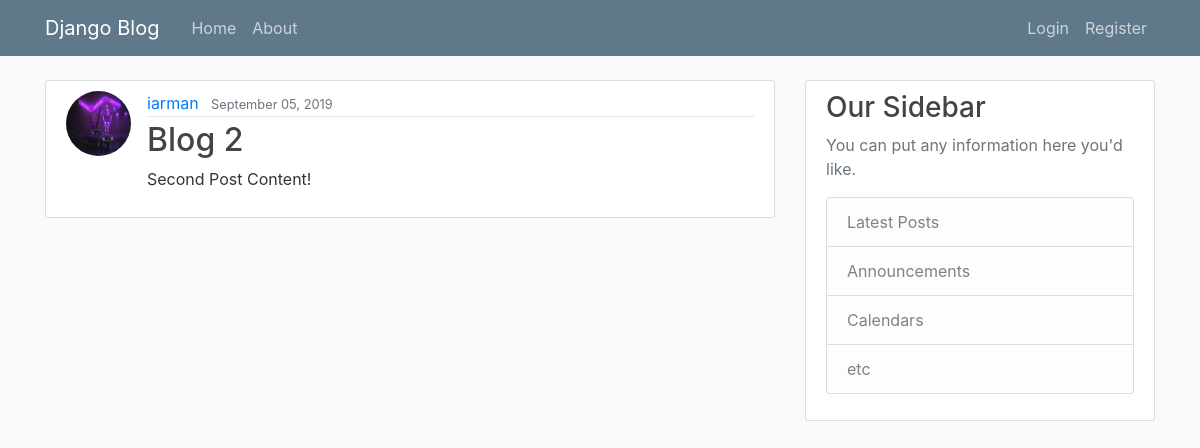
Before: /post/2/ with the older database file.
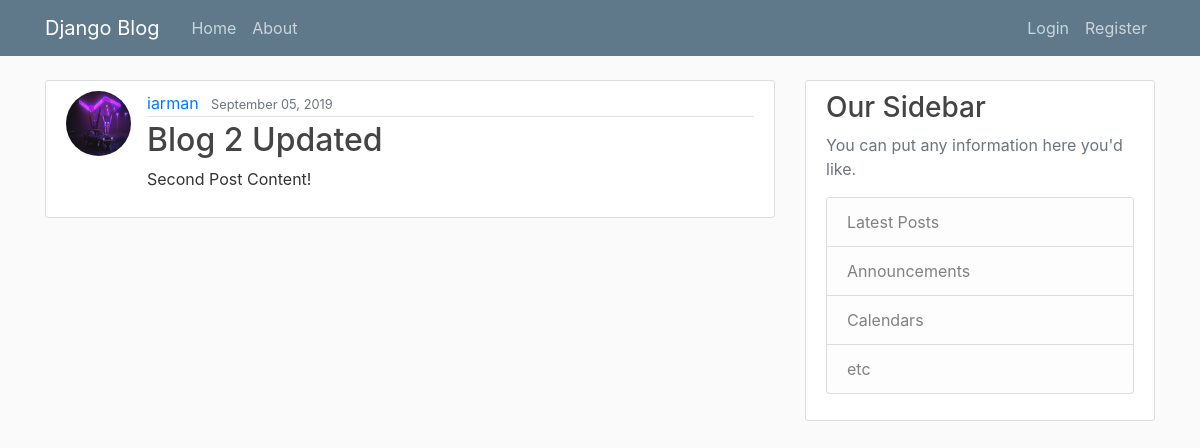
After: the same page with the newer database file.
### blog/models.py (models this page shows, shortened)
class Post(models.Model):
    title = models.CharField(max_length=100)
    content = models.TextField()
    date_posted = models.DateTimeField(default=timezone.now)
    author = models.ForeignKey(User, on_delete=models.CASCADE)

### users/models.py (models this page shows, shortened)
class Profile(models.Model):
    user = models.OneToOneField(User, on_delete=models.CASCADE)
    image = models.ImageField(default='default.jpg', upload_to='profile_pics')

### blog/views.py (the view)
# urls.py: path('post/<int:pk>/', PostDetailView.as_view(), name='post-detail'),
class PostDetailView(DetailView):
    model = Post

### blog/templates/blog/post_detail.html (shortened to what this page needs)
{% extends "blog/base.html" %}
{% block content %}
    <article class="media content-section">
        <img class="rounded-circle article-img" src="{{ object.author.profile.image.url }}">
        <div class="media-body">
            <div class="article-metadata">
                <a class="mr-2" href="#">{{ object.author }}</a>
                <small class="text-muted">{{ object.date_posted|date:"F d, Y" }}</small>
            </div>
            <h2 class="article-title">{{ object.title }}</h2>
            <p class="article-content">{{ object.content }}</p>
        </div>
    </article>
{% endblock content %}

Changed rows visible on the page:
changed Post "Second Post Content!": title "Blog 2" → "Blog 2 Updated"
